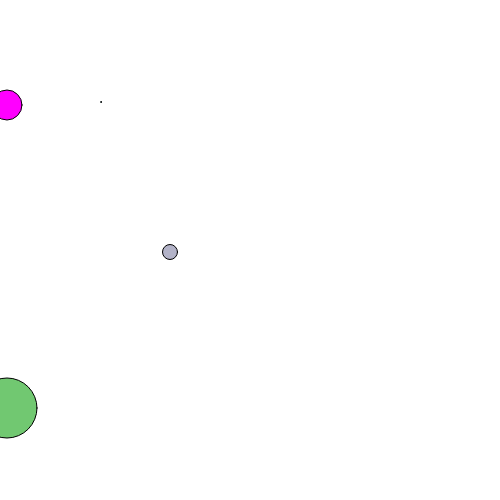
Frame 1 (no input)
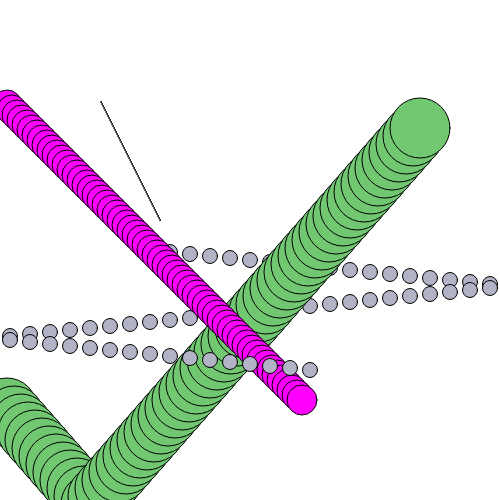
Frame 60 (no input)
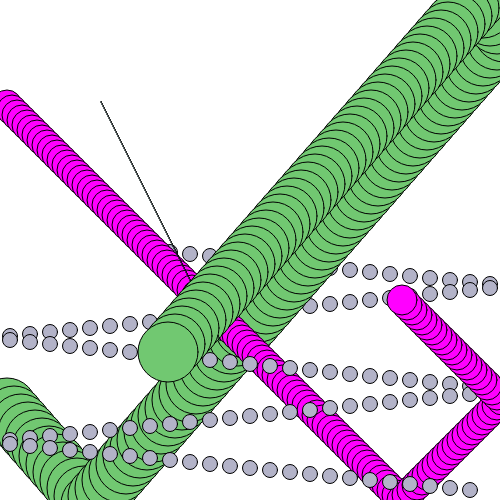
Frame 120 (the mouse pressed at the canvas centre since frame 60)

The p5.js sketch that drew these frames (run headless with seeded random() and noise() and a simulated clock; from frame 60 on, the mouse is pressed at the canvas centre):

// p5.js sketch
// ── sketch.js
var xPos = 2;
var yPos =100;
var xVel = 5;
var yVel = 5;
var diax =30;
var diay = 30;

var z1 =255;
var z2 = 0;
var z3 = 255;



var ballObject;
var ballObject2; 
var ballObject3; 
var ballObject4; 

function setup() {
createCanvas( 500,500);
// intitial  conditions
ballObject = new Ball(xPos,yPos,xVel,yVel,diax,diay,z1,z2,z3);
ballObject2  = new Ball(100,100,1,2,1,1,100,200,200);
ballObject3  = new Ball(0,400,7,8,60,60,113,200,113);
ballObject4  = new Ball(150,250,20,2,15,15,179,179,200);

}
function draw() {
	ballObject.animate();
	ballObject.display();
	ballObject2.animate();
	ballObject2.display();
	ballObject3.animate();
	ballObject3.display();
	ballObject4.animate();
	ballObject4.display();
}	

function Ball(ballX,ballY,velBallx,velBally,dx,dy,color1,color2,color3){
	this.x = ballX;
	this.y = ballY;
	this.velocityX = velBallx;
	this.velocityY = velBally;
	this.diameterx =dx;
	this.diametery =dy;
	this.c1 = color1;
	this.c2 = color2;
	this.c3 =color3;
	
	this.animate =function(){
		//call antimation / motion logic
		this.x = this.x + this.velocityX;
		this.y = this.y + this.velocityY;
		if( this.x >= width || this.x <= 0){
			this.velocityX = - this.velocityX;
		}
		if( this.y >= height || this.y <= 0){
			this.velocityY = - this.velocityY;
		}

	}

	this.display = function(){
		// call geomtry logic
		fill(this.c1,this.c2,this.c3);
		ellipse(this.x,this.y,this.diameterx,this.diametery);
	}
};
